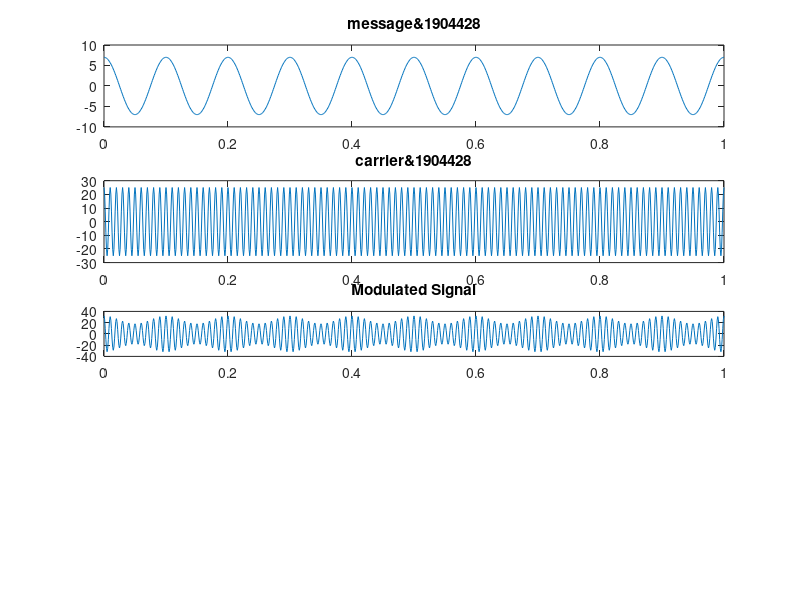

Source code (MATLAB):
%%Mayukh Bhattacharya
%%1904428
clc;
clear all;
close all;
Am=7;
Ac=25
t=[0:0.001:1];
fm=10;
m=Am*cos(2*pi*fm*t);
subplot(4,2,[1,2]);
plot(t,m);
title('message&1904428');
fc=100;
c=Ac*cos(2*pi*fc*t);
subplot(4,2,[3,4]);
plot(t,c);
title('carrier&1904428');
mu=Am/Ac;%%mu=28%=0.28
amplitudeModulatedSignal = Ac .* (1 + mu * (cos(2 * pi * fm * t))) .* cos(2 * pi * fc * t);
subplot(6,2,[7,8]);
plot(t, amplitudeModulatedSignal);
title("Modulated Signal");